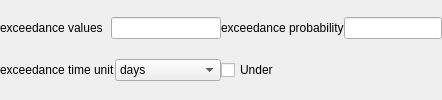
                <widget class="QWidget" name="exeedanceTab">
                 <layout class="QVBoxLayout" name="verticalLayout_8">
                  <property name="leftMargin">
                   <number>0</number>
                  </property>
                  <property name="topMargin">
                   <number>3</number>
                  </property>
                  <property name="rightMargin">
                   <number>0</number>
                  </property>
                  <property name="bottomMargin">
                   <number>3</number>
                  </property>
                  <item>
                   <layout class="QHBoxLayout" name="horizontalLayout_5" stretch="1,1">
                    <property name="spacing">
                     <number>0</number>
                    </property>
                    <item>
                     <layout class="QHBoxLayout" name="horizontalLayout_29" stretch="1,1">
                      <property name="leftMargin">
                       <number>0</number>
                      </property>
                      <item>
                       <widget class="QLabel" name="label_7">
                        <property name="toolTip">
                         <string>list of excedance values to calculate the excedance probability</string>
                        </property>
                        <property name="text">
                         <string>exceedance values</string>
                        </property>
                       </widget>
                      </item>
                      <item>
                       <widget class="QLineEdit" name="exeValues">
                        <property name="toolTip">
                         <string>list of excedance values to calculate the excedance probability</string>
                        </property>
                       </widget>
                      </item>
                     </layout>
                    </item>
                    <item>
                     <layout class="QHBoxLayout" name="horizontalLayout_30" stretch="1,1">
                      <property name="leftMargin">
                       <number>0</number>
                      </property>
                      <item>
                       <widget class="QLabel" name="label_6">
                        <property name="toolTip">
                         <string>list of exceedance probability to calculate the excedance values</string>
                        </property>
                        <property name="text">
                         <string>exceedance probability</string>
                        </property>
                       </widget>
                      </item>
                      <item>
                       <widget class="QLineEdit" name="exePerc">
                        <property name="toolTip">
                         <string>list of exceedance probability to calculate the excedance values</string>
                        </property>
                       </widget>
                      </item>
                     </layout>
                    </item>
                   </layout>
                  </item>
                  <item>
                   <layout class="QHBoxLayout" name="horizontalLayout_7" stretch="1,1">
                    <property name="spacing">
                     <number>0</number>
                    </property>
                    <item>
                     <layout class="QHBoxLayout" name="horizontalLayout_31">
                      <property name="spacing">
                       <number>0</number>
                      </property>
                      <property name="leftMargin">
                       <number>0</number>
                      </property>
                      <item>
                       <widget class="QLabel" name="label_9">
                        <property name="text">
                         <string>exceedance time unit</string>
                        </property>
                       </widget>
                      </item>
                      <item>
                       <widget class="QComboBox" name="exeEtu">
                        <item>
                         <property name="text">
                          <string>days</string>
                         </property>
                        </item>
                        <item>
                         <property name="text">
                          <string>seconds</string>
                         </property>
                        </item>
                        <item>
                         <property name="text">
                          <string>minutes</string>
                         </property>
                        </item>
                        <item>
                         <property name="text">
                          <string>hours</string>
                         </property>
                        </item>
                        <item>
                         <property name="text">
                          <string>days</string>
                         </property>
                        </item>
                        <item>
                         <property name="text">
                          <string>years</string>
                         </property>
                        </item>
                       </widget>
                      </item>
                     </layout>
                    </item>
                    <item>
                     <widget class="QCheckBox" name="exeUnder">
                      <property name="toolTip">
                       <string>calculate the probability for which values are exceeded</string>
                      </property>
                      <property name="text">
                       <string>Under</string>
                      </property>
                     </widget>
                    </item>
                   </layout>
                  </item>
                 </layout>
                </widget>
